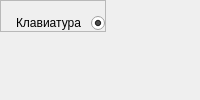
             <widget class="QWidget" name="setting_page">
              <layout class="QVBoxLayout" name="verticalLayout_21">
               <property name="spacing">
                <number>0</number>
               </property>
               <property name="leftMargin">
                <number>0</number>
               </property>
               <property name="topMargin">
                <number>0</number>
               </property>
               <property name="rightMargin">
                <number>0</number>
               </property>
               <property name="bottomMargin">
                <number>0</number>
               </property>
               <item alignment="Qt::AlignLeft|Qt::AlignTop">
                <widget class="QFrame" name="keyboard_setting">
                 <property name="frameShape">
                  <enum>QFrame::StyledPanel</enum>
                 </property>
                 <property name="frameShadow">
                  <enum>QFrame::Raised</enum>
                 </property>
                 <layout class="QHBoxLayout" name="horizontalLayout_9">
                  <property name="spacing">
                   <number>10</number>
                  </property>
                  <property name="leftMargin">
                   <number>15</number>
                  </property>
                  <property name="topMargin">
                   <number>15</number>
                  </property>
                  <property name="rightMargin">
                   <number>0</number>
                  </property>
                  <property name="bottomMargin">
                   <number>0</number>
                  </property>
                  <item alignment="Qt::AlignVCenter">
                   <widget class="QLabel" name="keyboard_setting_label">
                    <property name="text">
                     <string>Клавиатура</string>
                    </property>
                   </widget>
                  </item>
                  <item alignment="Qt::AlignHCenter">
                   <widget class="QRadioButton" name="keyboard_setting_radio_button">
                    <property name="text">
                     <string/>
                    </property>
                    <property name="checked">
                     <bool>true</bool>
                    </property>
                   </widget>
                  </item>
                 </layout>
                </widget>
               </item>
              </layout>
             </widget>
